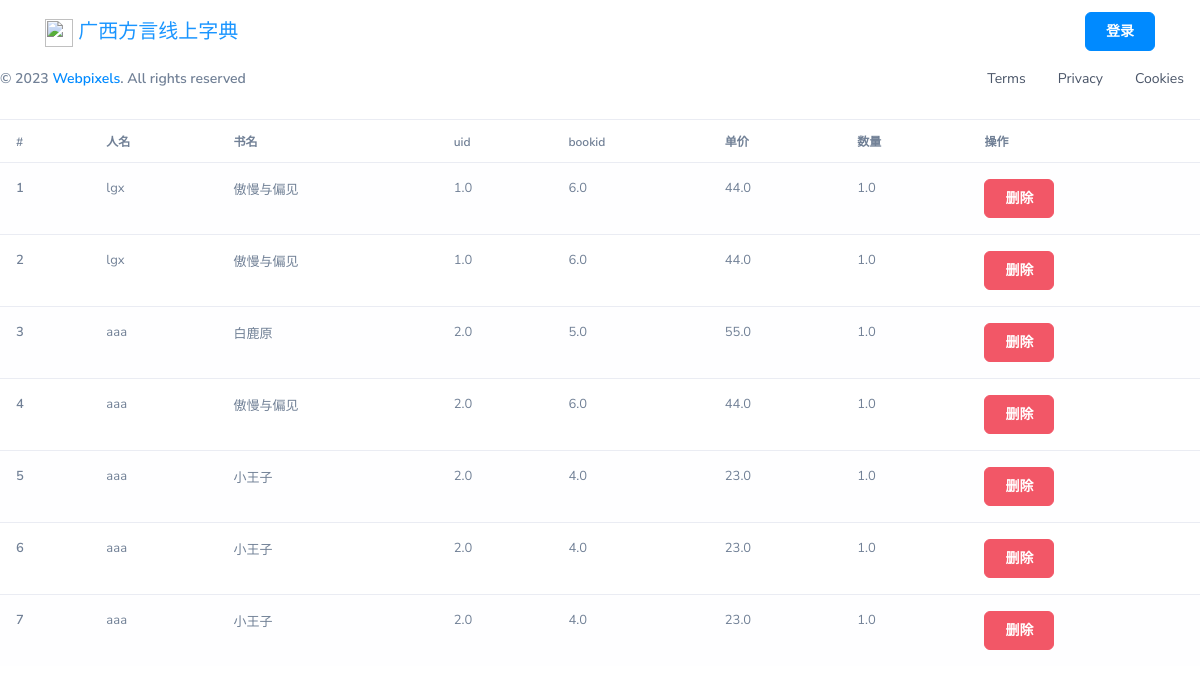
Before: /order with the older database file.
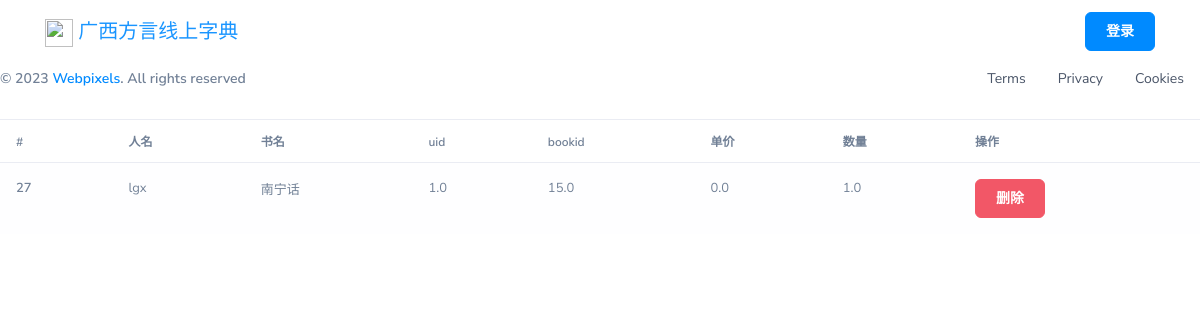
After: the same page with the newer database file.
### tables this page shows
CREATE TABLE orders(
    `oid` INTEGER PRIMARY KEY AUTOINCREMENT,
    `userid` double not null,
    `bookid` double not null,
    `allprice` double
, username varchar(200), bookname varchar(200), num double);

### app.py (the view)
@app.route('/order', methods=['GET'])
def get_order():
    conn = sqlite3.connect(DATABASE)
    cursor = conn.cursor()
    sql = 'select * from orders where 1=1 '
    cursor.execute(sql)
    res = cursor.fetchall()
    return render_template("order.html", order = res)

### app.py (called while the page is built)
@app.context_processor
def inject_user():
    user = None
    if"username" in session:
        user = session["username"]
    return dict(user = user)

### templates/order.html (shortened to what this page needs)
{%extends "index.html"%}
{% block content%}
<table class="table table-striped">
    <thead>
    <tr>
        <th scope="col">#</th>
        <th scope="col">人名</th>
        <th scope="col">书名</th>
        <th scope="col">uid</th>
        <th scope="col">bookid</th>
        <th scope="col">单价</th>
        <th scope="col">数量</th>
        <th scope="col">操作</th>
    </tr>
    </thead>
    <tbody>
    {% for order in order%}
    <tr>
        <th scope="row">{{order[0]}}</th>
        <td>{{order[4]}}</td>
        <td>{{order[5]}}</td>
        <td>{{order[1]}}</td>
        <td>{{order[2]}}</td>
        <td>{{order[3]}}</td>
        <td>{{order[6]}}</td>
        <td><button type="button" class="btn btn-danger btn-sm aaa" id="{{order[0]}}">删除</button></td>
    </tr>
    {% endfor %}
{% endblock%}

### templates/index.html (shortened to what this page needs)
{%extends "base.html"%}
{%block nav%}
<nav class="navbar navbar-expand-lg navbar-light bg-white">
  <div class="container">
      <a class="navbar-brand" href="/">
          <img  src="{{ url_for('static',filename = 'xiaogou.png')}}" >
          广西方言线上字典
      </a>
      <div class="collapse navbar-collapse" id="navbarCollapse">
          <ul class="navbar-nav mt-4 mt-lg-0 ml-auto">
            {% if user %}
              <li class="nav-item ">
                <a class="nav-link" href="/">首页</a>
              </li>
              <li class="nav-item ">
                  <a class="nav-link" href="/order">收藏夹</a>
              </li>
              <li class="nav-item dropdown dropdown-animate" data-toggle="hover">
                  <a class="nav-link" href="{{url_for('logout')}}">注销<span class="sr-only">(current)</span></a>
                  <!-- <div class="dropdown-menu dropdown-menu-single">
                      <a href="index.html" class="dropdown-item">Homepage</a>
                      <a href="about.html" class="dropdown-item">About u</a>
                      <a href="contact.html" class="dropdown-item">Contact</a>
                      <div class="dropdown-divider"></div>
                      <a href="login.html" class="dropdown-item">Login</a>
                  </div> -->
              </li>
              <!-- <li class="nav-item ">
                  <a class="nav-link" href="docs/index.html">Docs</a>
              </li> -->
          </ul>
          <a class="navbar-btn btn btn-sm btn-primary d-none d-lg-inline-block ml-3" href="#">
              {{user}}
          </a>
          {% else %}
          <a class="navbar-btn btn btn-sm btn-primary d-none d-lg-inline-block ml-3" href="/login">
            登录
          </a>
          {%endif%}
      </div>
  </div>
</nav>
{% endblock%}

### templates/base.html (shortened to what this page needs)
<html lang="en">
<head>
<link href="{{ url_for('static',filename = 'assets/css/quick-website.css')}}" rel="stylesheet"/>
</head>
<body>
{% block nav%}
{% endblock%}
{% block content%}
{% endblock%}
{% block footer%}
<div class="row align-items-center justify-content-md-between pb-4">
    <div class="col-md-6">
        <div class="copyright text-sm font-weight-bold text-center text-md-left">
            &copy; 2023 <a href="https://webpixels.io" class="font-weight-bold" target="_blank">Webpixels</a>. All rights reserved
        </div>
    </div>
    <div class="col-md-6">
        <ul class="nav justify-content-center justify-content-md-end mt-3 mt-md-0">
            <li class="nav-item">
                <a class="nav-link" href="#">
                    Terms
                </a>
            </li>
            <li class="nav-item">
                <a class="nav-link" href="#">
                    Privacy
                </a>
            </li>
            <li class="nav-item">
                <a class="nav-link" href="#">
                    Cookies
                </a>
            </li>
        </ul>
    </div>
</div>
{% endblock%}

Changed rows visible on the page:
removed orders: oid "1", username "lgx", bookname "傲慢与偏见", userid "1.0", bookid "6.0", allprice "44.0", num "1.0"
removed orders: oid "2", username "lgx", bookname "傲慢与偏见", userid "1.0", bookid "6.0", allprice "44.0", num "1.0"
removed orders: oid "3", username "aaa", bookname "白鹿原", userid "2.0", bookid "5.0", allprice "55.0", num "1.0"
removed orders: oid "4", username "aaa", bookname "傲慢与偏见", userid "2.0", bookid "6.0", allprice "44.0", num "1.0"
removed orders: oid "5", username "aaa", bookname "小王子", userid "2.0", bookid "4.0", allprice "23.0", num "1.0"
removed orders: oid "6", username "aaa", bookname "小王子", userid "2.0", bookid "4.0", allprice "23.0", num "1.0"
removed orders: oid "7", username "aaa", bookname "小王子", userid "2.0", bookid "4.0", allprice "23.0", num "1.0"
added orders: oid "27", username "lgx", bookname "南宁话", userid "1.0", bookid "15.0", allprice "0.0", num "1.0"
